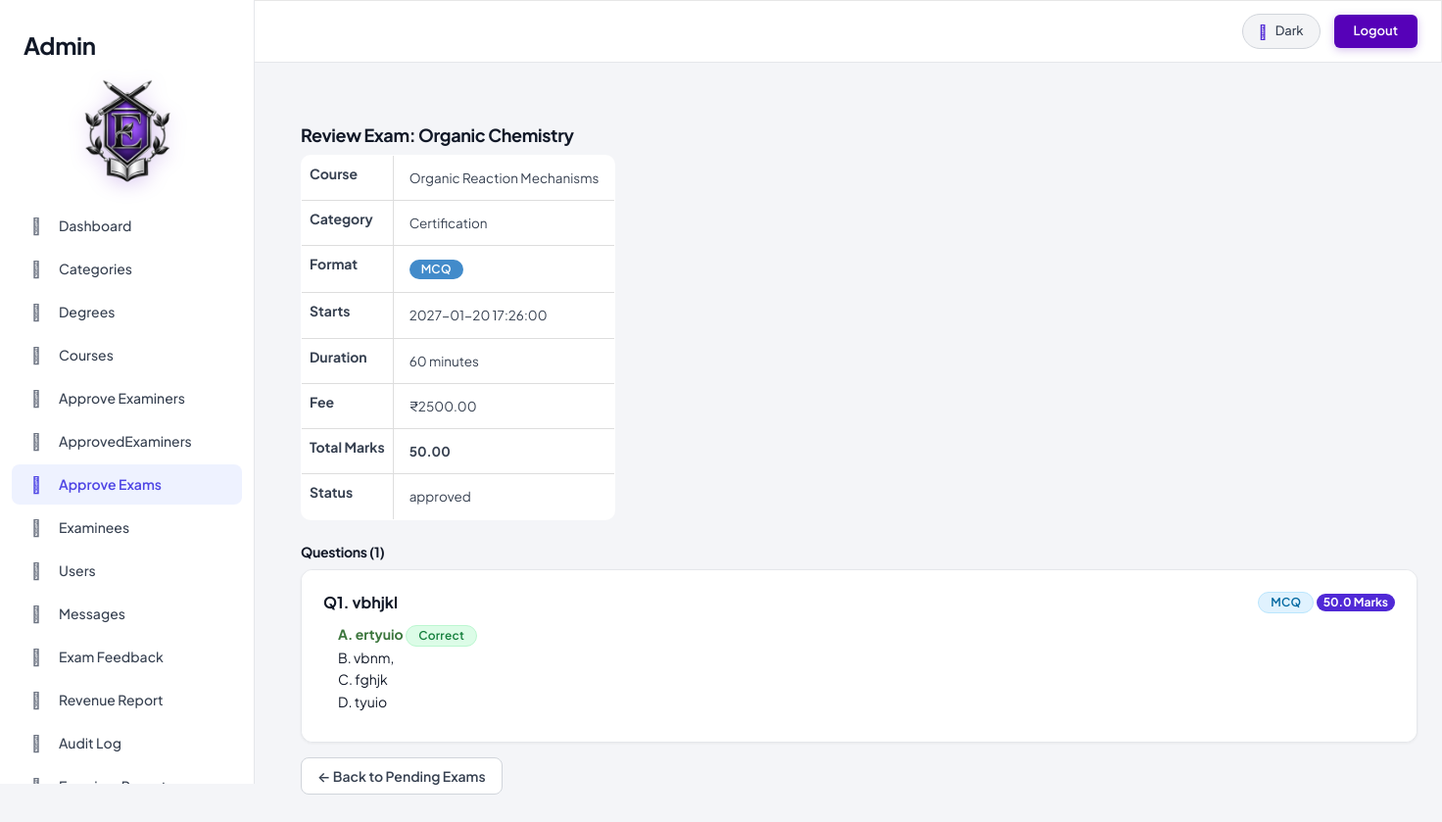
Page /admin/view_exam_questions.php?exam_id=40 (signed in) on the committed database.
### tables this page shows
CREATE TABLE IF NOT EXISTS `exams` (
  `id` int NOT NULL AUTO_INCREMENT,
  `title` varchar(150) NOT NULL,
  `description` text,
  `image` varchar(255) DEFAULT NULL,
  `course_id` int NOT NULL,
  `category` varchar(50) DEFAULT 'Certification',
  `exam_type` varchar(50) NOT NULL DEFAULT 'hybrid',
  `duration_minutes` int NOT NULL,
  `price` decimal(10,2) DEFAULT '0.00',
  `total_marks` decimal(8,2) NOT NULL DEFAULT '0.00',
  `passing_percentage` decimal(5,2) NOT NULL DEFAULT '50.00',
  `created_by` int DEFAULT NULL,
  `created_at` timestamp NOT NULL DEFAULT CURRENT_TIMESTAMP,
  `registration_deadline` datetime DEFAULT NULL,
  `exam_start_datetime` datetime DEFAULT NULL,
  `status` varchar(20) NOT NULL DEFAULT 'draft',
  `submitted_at` datetime DEFAULT NULL,
  `reviewed_at` datetime DEFAULT NULL,
  `rejection_reason` text,
  PRIMARY KEY (`id`)
);

CREATE TABLE IF NOT EXISTS `courses` (
  `id` int NOT NULL AUTO_INCREMENT,
  `course_name` varchar(150) NOT NULL,
  `created_at` timestamp NOT NULL DEFAULT CURRENT_TIMESTAMP,
  `category_id` int DEFAULT NULL,
  PRIMARY KEY (`id`),
  UNIQUE KEY `course_name` (`course_name`),
  KEY `fk_course_category` (`category_id`)
);

CREATE TABLE IF NOT EXISTS `questions` (
  `id` int NOT NULL AUTO_INCREMENT,
  `exam_id` int NOT NULL,
  `question_type` enum('mcq','essay','short_answer','true_false','fill_blank','matching') NOT NULL DEFAULT 'mcq',
  `marks` decimal(5,2) NOT NULL DEFAULT '1.00',
  `question_text` text NOT NULL,
  `option_a` varchar(255) DEFAULT '',
  `option_b` varchar(255) DEFAULT '',
  `option_c` varchar(255) DEFAULT '',
  `option_d` varchar(255) DEFAULT '',
  `correct_option` varchar(50) DEFAULT '',
  `correct_answer` text,
  `options_data` text,
  PRIMARY KEY (`id`),
  KEY `exam_id` (`exam_id`)
);

### classes/DataAccess.class.php (called while the page is built, shortened)
<?php
class DataAccess
{
	private $_con,$_query,$_errors;
	public function __construct()
	{
		if(!$this->_con=mysqli_connect(DB_HOST,DB_USER,DB_PASSWORD,DB_NAME))
		{
			die("connection Error");
		}
		$this->_errors ="";
	}
	public function getData($fields,$table,$condition = "1")
	{
		if(!$this->_checkTable($table))
		{
			$this->_errors.="$table not Present";
			return false;
		}
		$this->_query = "select ";
		if(is_array($fields))
		{
			if($this->_checkFieldsIndexed($fields,$table))
			{
				$this->_query.=implode(",",$fields);
			}
			else
			{
				return false;
			}
		}
		else if(gettype($fields) == "string")
		{
			if($fields == "*")
			{
				$this->_query.="*";
			}
		}
		else
		{
			$this->_errors.=" Invalid scheme type";
			return false;
		}
		$this->_query.=" from $table where $condition";
		$resref=mysqli_query($this->_con,$this->_query);
		$dataArr = array();
		if(mysqli_num_rows($resref))
		{
			while($rows = mysqli_fetch_assoc($resref))
			{
				$dataArr[] = $rows;
			}
		}
		return $dataArr;
	}
	private function _checkTable($table)
	{
		$q="show tables";
		$resref = mysqli_query($this->_con,$q);
		if(mysqli_num_rows($resref))
		{
			while($row=mysqli_fetch_array($resref))
			{
				if($row[0]==$table)
				{
					return true;
				}
			}
		}
		return false;
	}
	private function _checkFieldsIndexed($data,$table)
	{
		if($this->_checkTable($table))
		{
			$fieldArr=array();
			$q="describe $table";
			$resref = mysqli_query($this->_con,$q);
			while($row=mysqli_fetch_assoc($resref))
			{
				$fieldArr[] = $row["Field"];
			}
			$flag = true;
			return $flag;
		}
		return 0;
	}
}
?>

### admin/auth.php (called while the page is built, shortened)
<?php
if (!function_exists('h')) {
    function h($value)
    {
        return htmlspecialchars((string)$value, ENT_QUOTES, 'UTF-8');
    }
}

### admin/view_exam_questions.php (the view, shortened to what this page needs)
<?php
require('auth.php');
$dao = new DataAccess();
$exam_id = (int)($_GET['exam_id'] ?? 0);
$exam = $dao->getData(
    array('id', 'title', 'course_id', 'category', 'exam_type', 'exam_start_datetime', 'duration_minutes', 'price', 'total_marks', 'status'),
    'exams',
    'id=' . $exam_id
);
$exam = $exam[0] ?? null;
$courseName = $exam['course_id'];
$course = $dao->getData(array('course_name'), 'courses', 'id=' . (int)$exam['course_id']);
if (!empty($course)) {
    $courseName = $course[0]['course_name'];
}
$questions = $dao->getData('*', 'questions', 'exam_id=' . $exam_id . ' ORDER BY id ASC');
$questions = is_array($questions) ? $questions : array();
include('header.php');
?>
<div class="container" style="margin-top:20px; margin-bottom:60px;">
    <h3>Review Exam: <?php echo h($exam['title']); ?></h3>
    <table class="table table-bordered" style="width:auto; margin-bottom:25px;">
        <tr><th>Course</th><td><?php echo h($courseName); ?></td></tr>
        <tr><th>Category</th><td><?php echo h($exam['category']); ?></td></tr>
        <tr><th>Format</th><td><span class="label label-primary"><?php echo strtoupper(str_replace('_', ' ', $exam['exam_type'] ?? 'hybrid')); ?></span></td></tr>
        <tr><th>Starts</th><td><?php echo h($exam['exam_start_datetime']); ?></td></tr>
        <tr><th>Duration</th><td><?php echo h($exam['duration_minutes']); ?> minutes</td></tr>
        <tr><th>Fee</th><td>&#8377;<?php echo h($exam['price']); ?></td></tr>
        <tr><th>Total Marks</th><td><strong><?php echo number_format($exam['total_marks'] ?? 0, 2); ?></strong></td></tr>
        <tr><th>Status</th><td><?php echo h($exam['status']); ?></td></tr>
    </table>
    <h5>Questions (<?php echo count($questions); ?>)</h5>
    <?php if (empty($questions)): ?>
        <p>No questions have been added to this exam yet.</p>
    <?php else: ?>
        <?php foreach ($questions as $i => $q):
            $qt = !empty($q['question_type']) ? $q['question_type'] : 'mcq';
            $q_marks = (float)($q['marks'] ?? 1.00);
        ?>
            <div class="panel panel-default" style="margin-bottom:15px; border-radius: 6px;">
                <div class="panel-body">
                    <div style="display:flex; justify-content:space-between; margin-bottom:8px;">
                        <p style="font-size:16px; margin:0;">
                            <strong>Q<?php echo $i + 1; ?>. <?php echo h(stripslashes($q['question_text'])); ?></strong>
                        </p>
                        <div>
                            <span class="label label-info"><?php echo strtoupper(str_replace('_', ' ', $qt)); ?></span>
                            <span class="badge" style="background:#5029D6;"><?php echo number_format($q_marks, 1); ?> Marks</span>
                        </div>
                    </div>
                    <?php if ($qt === 'mcq'): ?>
                        <ul class="list-unstyled" style="margin-left: 15px;">
                            <?php foreach (array('a', 'b', 'c', 'd') as $opt):
                                $opt_text = $q['option_' . $opt] ?? '';
                                $isCorrect = (strtolower($q['correct_option']) === $opt);
                            ?>
                                <li<?php echo $isCorrect ? ' class="text-success" style="font-weight:bold;"' : ''; ?>>
                                    <?php echo strtoupper($opt); ?>. <?php echo h(stripslashes($opt_text)); ?>
                                    <?php if ($isCorrect): ?>
                                        <span class="label label-success">Correct</span>
                                    <?php endif; ?>
                                </li>
                            <?php endforeach; ?>
                        </ul>
                    <?php elseif ($qt === 'true_false'): ?>
                        <p style="margin-left:15px;">Correct Statement: <strong><span class="label label-warning"><?php echo h($q['correct_answer'] ?? $q['correct_option']); ?></span></strong></p>
                    <?php elseif ($qt === 'essay'): ?>
                        <p style="margin-left:15px;" class="text-muted"><em>Open-ended essay prompt evaluated manually by examiner upon submission.</em></p>
                    <?php else: ?>
                        <p style="margin-left:15px;">Expected Answer(s): <code><?php echo h($q['correct_answer'] ?? $q['option_a']); ?></code></p>
                    <?php endif; ?>
                </div>
            </div>
        <?php endforeach; ?>
    <?php endif; ?>
    <a href="pending_exams.php" class="btn btn-default">&larr; Back to Pending Exams</a>
</div>
<?php include('footer.php'); ?>

### rows in the picture
exams: title "Organic Chemistry", category "Certification", exam_type "MCQ", exam_start_datetime "2027-01-20 17:26:00", duration_minutes "60", price "2500.00", total_marks "50.00", status "approved"
courses: course_name "Organic Reaction Mechanisms"
questions: question_text "vbhjkl", question_type "MCQ", marks "50.0", opt "A", option_a "ertyuio", correct_option "Correct", opt "B", option_b "vbnm,", opt "C", option_c "fghjk", opt "D", option_d "tyuio"

### other values in the picture
count($questions) "1"
